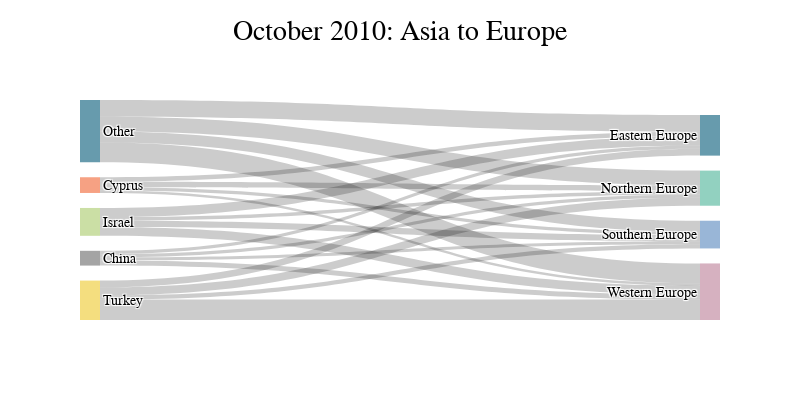

The cell this chart's notebook holds for it:
### Code cell
sfig.update_layout(width=800, height=400, font_family='PT Sans Narrow', title='October 2010: Asia to Europe')
sfig

### Figure 1 — Plotly figure (JSON) as saved in the notebook; plotly's stock layout.template omitted (floating-point values rounded to 4 significant figures)
{"data": [{"link": {"source": [6, 8, 3, 8, 8, 7, 1, 7, 1, 1, 6, 3, 6, 7, 3, 7, 6, 8, 3, 1], "target": [4, 4, 2, 5, 0, 5, 5, 2, 4, 2, 0, 5, 5, 0, 4, 4, 2, 2, 0, 0], "value": [0.03976, 0.06883, 0.0497, 0.1239, 0.1047, 0.03217, 0.01509, 0.02083, 0.01993, 0.03511, 0.05726, 0.1275, 0.05484, 0.02096, 0.0263, 0.01836, 0.0222, 0.09161, 0.04293, 0.02806]}, "node": {"label": ["Eastern Europe", "Cyprus", "Northern Europe", "Turkey", "Southern Europe", "Western Europe", "Israel", "China", "Other"], "line": {"color": "black", "width": 0}, "pad": 15, "thickness": 20}, "type": "sankey", "valueformat": ".1%"}], "layout": {"font": {"family": "PT Sans Narrow"}, "height": 400, "title": {"text": "October 2010: Asia to Europe"}, "width": 800}}
